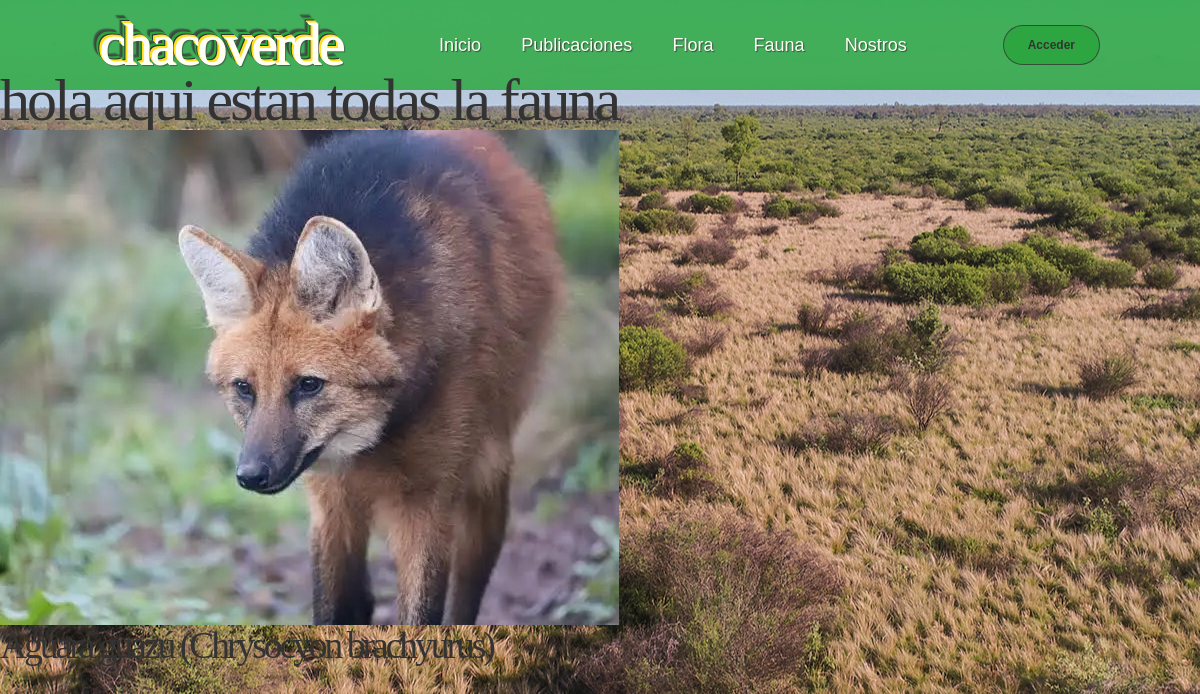
The page /animales/listar_tarjetas_fauna/ on the database its author committed.
### apps/tarjetas/models.py (models this page shows, shortened)
class Tarjeta_Fauna(models.Model):
	nombre = models.CharField(max_length = 100)
	descripcion = models.TextField()
	imagen = models.ImageField(upload_to = 'tarjetas_fauna_fotos')
	categoria_clase = models.ForeignKey(Categoria_Fauna_Clase, on_delete = models.CASCADE, null = True)
	categoria_dieta = models.ForeignKey(Categoria_Fauna_Dieta, on_delete = models.CASCADE, null = True)
	categoria_origen = models.ForeignKey(Categoria_Flora_Origen, on_delete = models.CASCADE, null = True)

### apps/tarjetas/views.py (the view)
# urls.py: path('listar_tarjetas_fauna/', views.Listar_Tarjetas_Fauna.as_view(), name = 'path_listar_tarjetas_fauna'),
class Listar_Tarjetas_Fauna(ListView):
	model = Tarjeta_Fauna
	template_name = 'tarjetas/lista_tarjetas_fauna.html'
	context_object_name = 'tarjetas_fauna'

### templates/tarjetas/lista_tarjetas_fauna.html
{% extends 'base.html' %}
{% block contenido %}
	<h1>hola aqui estan todas la fauna </h1>
	{% for t in tarjetas_fauna %}
		<div>
			<a href="{% url 'tarjetas:path_detalle_tarjeta_fauna' t.pk %}">
				<img src="{{ t.imagen.url }}">
			</a>
			<h3>{{t.nombre}}</h3>
		</div>
	{% endfor %}
{% endblock contenido %}

### static/css/main.css (style rules this page uses)
:root { font-size: 10px }
html * { margin: 0; padding: 0; box-sizing: border-box; word-break: normal; font-family: arial, serif; color:#333; }
h1,h2,h3,h1 *,h2 *, h3 * { line-height: 1; letter-spacing:-0.3rem; font-family: "times new roman", times, serif; }
h1 { font-size: 6rem; }
h3 { font-size: 3.75rem; }
body { background-image: url("../img/quebrachal.jpg"); background-color: #333; width: 100%; height: 500px; background-position: center; background-attachment: fixed; background-repeat: no-repeat }

### rows shown on the page
Tarjeta_Fauna: imagen (picture), nombre "Aguará guazú (Chrysocyon brachyurus)"
